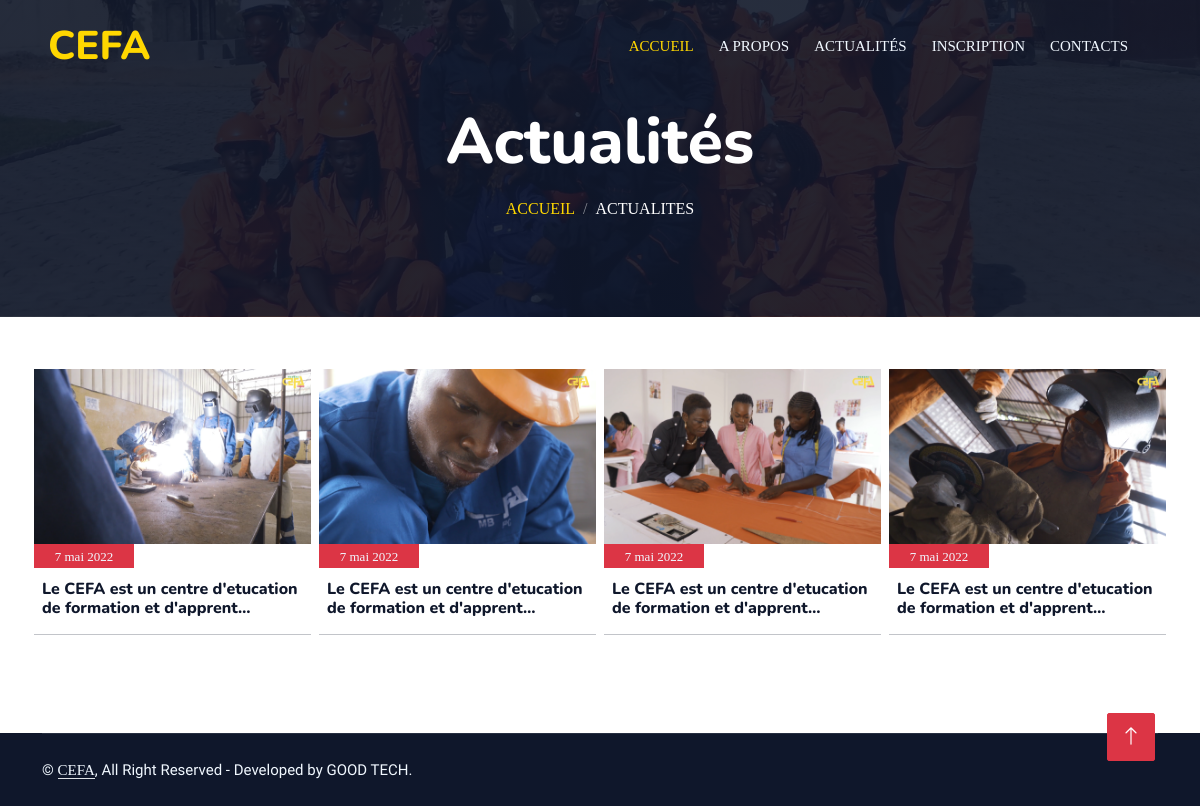
/actualites/, run on the app's committed database.
### app_data/models.py (models this page shows)
class Actualite(models.Model):
	image = models.FileField(upload_to='images-actualites/')
	titre = models.CharField(max_length=100)
	description = models.TextField()
	date = models.DateField(auto_now_add=True)

### main/views.py (the view)
# urls.py: path('actualites/', actualites_view, name = "actualites_url"),
def actualites_view(request):
	actualites = Actualite.objects.all().order_by('-id')
	template = "actualites.html"
	context = {
		'actualites': actualites,
	}
	return render(request, template, context)

### templates/actualites.html
{% extends 'layout/base.html' %}
{% load static %}
{% block header %}
<div class="container-xxl py-2 bg-dark hero-header mb-5">
    <div class="container text-center my-5 pt-5 pb-4">
        <h1 class="display-3 text-white mb-3 animated slideInDown">Actualités</h1>
        <nav aria-label="breadcrumb">
            <ol class="breadcrumb justify-content-center text-uppercase">
                <li class="breadcrumb-item"><a href="/">Accueil</a></li>
                <li class="breadcrumb-item text-white active" aria-current="page">ACTUALITES</li>
            </ol>
        </nav>
    </div>
</div>
{% endblock %}
{% block content %}
<div class="container-xxl my-5">
    <div class="container">
        <div class="row" style="display: flex; flex-direction: row; justify-content: space-between;">
            {% for actualite in actualites %}
            <a href="{% url 'actualite_detail_url' actualite.id %}" class="col-md-3 wow fadeInUp p-1 actualite-block" data-wow-delay="0.1s">
                <img src="{{actualite.image.url}}">
                <div class="bg-danger mb-1" align="center" style="max-width: 100px;">
                    <span class="text-light text-center" style="font-size: 13px;">{{actualite.date}}</span>
                </div>
                <div class="px-2 pt-2">
                    <h6 class="text-dark">{{actualite.titre|truncatechars:"60"}}</h6>
                </div>
                <hr class="bg-dark text-dark">
            </a>
            {% endfor %}
        </div>
    </div>
</div>
{% endblock %}

### templates/layout/base.html (shortened to what this page needs)
{% load static %}
<!DOCTYPE html>
<html lang="fr">
<head>
    <link href="https://cdnjs.cloudflare.com/ajax/libs/font-awesome/5.10.0/css/all.min.css" rel="stylesheet">
    <link href="https://cdn.jsdelivr.net/npm/bootstrap-icons@1.4.1/font/bootstrap-icons.css" rel="stylesheet">
    <link href="{% static '' %}lib/animate/animate.min.css" rel="stylesheet">
    <link href="{% static '' %}lib/owlcarousel/assets/owl.carousel.min.css" rel="stylesheet">
    <link href="{% static '' %}lib/tempusdominus/css/tempusdominus-bootstrap-4.min.css" rel="stylesheet" />
    <link href="{% static '' %}css/bootstrap.min.css" rel="stylesheet">
    <link href="{% static '' %}css/style.css" rel="stylesheet">
    <link href="{% static '' %}css/mon_style.css" rel="stylesheet">
</head>
<body>
    <div class="container-xxl bg-white p-0">
        <div class="container-xxl position-relative p-0">
            <nav class="navbar navbar-expand-lg navbar-dark bg-dark px-4 px-lg-5 py-3 py-lg-0" id="navbar">
                <a href="{% url 'accueil_url' %}" class="navbar-brand p-0">
                    <h1 class="text-primary m-0">CEFA</h1>
                </a>
                <div class="collapse navbar-collapse" id="navbarCollapse">
                    <div class="navbar-nav ms-auto py-0 pe-4">
                        <a href="{% url 'accueil_url' %}" class="nav-item nav-link active">Accueil</a>
                        <a href="/#savoir-plus" class="nav-item nav-link">A Propos</a>
                        <a href="{% url 'actualites_url' %}" class="nav-item nav-link">Actualités</a>
                        <a href="{% url 'inscription_url' %}" class="nav-item nav-link">Inscription</a>
                        <a href="{% url 'contact_url' %}" class="nav-item nav-link">Contacts</a>
                    </div>
                </div>
            </nav>
            {% block header %}
            {% endblock %}
        </div>
        {% block content %}
        {% endblock %}
        <div class="container-fluid bg-dark text-light footer mt-5 wow fadeIn" data-wow-delay="0.1s">
            <div class="container">
                <div class="copyright">
                    <div class="row">
                        <div class="col-md-6 text-center text-md-start mb-3 mb-md-0">
                            &copy; <a class="border-bottom" href="/">CEFA</a>, All Right Reserved - Developed by GOOD TECH.
                        </div>
                    </div>
                </div>
            </div>
        </div>
        <a href="#" class="btn btn-lg btn-danger btn-lg-square back-to-top"><i class="bi bi-arrow-up"></i></a>
    </div>
</body>

### static/css/style.css (style rules this page uses)
:root { --primary: gold; --light: #F1F8FF; --dark: #0F172B; }
.back-to-top { position: fixed; display: none; right: 45px; bottom: 45px; z-index: 99; }
.btn { font-family: 'Nunito', sans-serif; font-weight: 500; text-transform: uppercase; transition: .5s; }
.btn-lg-square { width: 48px; height: 48px; }
.btn-square, .btn-sm-square, .btn-lg-square { padding: 0; display: flex; align-items: center; justify-content: center; font-weight: normal; border-radius: 2px; }
.navbar-dark .navbar-nav .nav-link { position: relative; margin-left: 25px; padding: 35px 0; font-size: 15px; color: var(--light) !important; text-transform: uppercase; font-weight: 500; outline: none; transition: .5s; }
.navbar-dark .navbar-nav .nav-link:hover, .navbar-dark .navbar-nav .nav-link.active { color: var(--primary) !important; }
@media (min-width: 992px) { .navbar-dark { position: absolute; width: 100%; top: 0; left: 0; z-index: 999; background: transparent !important; } }
.hero-header { background: linear-gradient(rgba(15, 23, 43, .9), rgba(15, 23, 43, .9)), url(../img/22.JPG); background-position: center; background-repeat: no-repeat; background-size: cover; }
.breadcrumb-item + .breadcrumb-item::before { color: rgba(255, 255, 255, .5); }
.footer .copyright { padding: 25px 0; font-size: 15px; border-top: 1px solid rgba(256, 256, 256, .1); }
.footer .copyright a { color: var(--light); }
a, p, li { font-family: Chilanka; }
a { color: gold; }

### static/css/mon_style.css (style rules this page uses)
#navbar { position: fixed; width: 100%; z-index: 1000; }
.actualite-block { background: #ffff; height: 300px; margin-bottom: 20px; }
.actualite-block img { width: 100%; height: 60%; object-fit: cover; }

### data on the page
Actualite: image (picture), date "7 mai 2022", titre "Le CEFA est un centre d'etucation de formation et d'apprent…"
Actualite: image (picture), date "7 mai 2022", titre "Le CEFA est un centre d'etucation de formation et d'apprent…"
Actualite: image (picture), date "7 mai 2022", titre "Le CEFA est un centre d'etucation de formation et d'apprent…"
Actualite: image (picture), date "7 mai 2022", titre "Le CEFA est un centre d'etucation de formation et d'apprent…"
